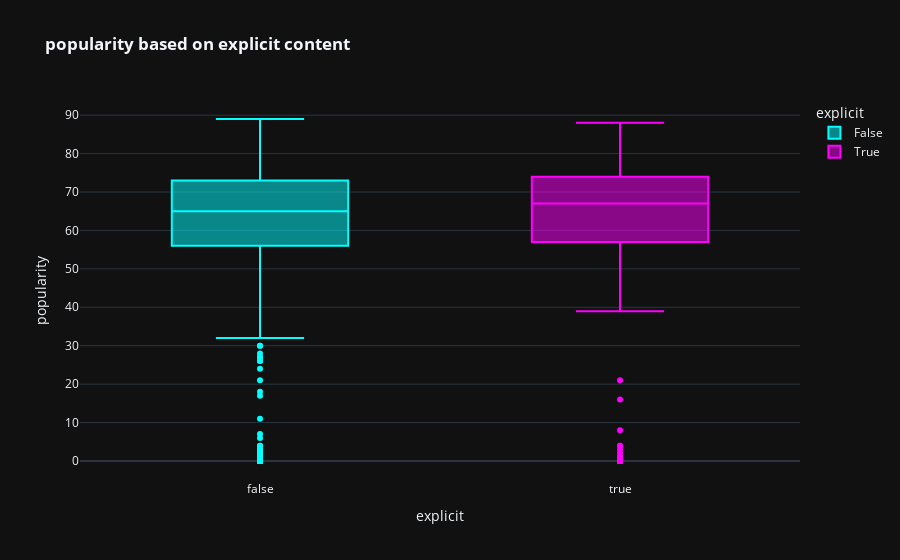

The code cell stored with this chart in its notebook:
### Code cell
px.box(df,x='explicit',y='popularity',color='explicit',template='plotly_dark',color_discrete_sequence=['cyan','magenta'],
       title='<b>popularity based on explicit content')

### Figure 1 — Plotly figure (JSON) as saved in the notebook; plotly's stock layout.template omitted (floating-point values rounded to 4 significant figures; data arrays with more than 128 entries replaced by an {"elided": "..."} marker saying what was removed)
{"data": [{"alignmentgroup": "True", "hovertemplate": "explicit=%{x}<br>popularity=%{y}<extra></extra>", "legendgroup": "False", "marker": {"color": "cyan"}, "name": "False", "notched": false, "offsetgroup": "False", "orientation": "v", "showlegend": true, "type": "box", "x": {"elided": "1404 bool values"}, "x0": " ", "xaxis": "x", "y": {"elided": "1404 int values"}, "y0": " ", "yaxis": "y"}, {"alignmentgroup": "True", "hovertemplate": "explicit=%{x}<br>popularity=%{y}<extra></extra>", "legendgroup": "True", "marker": {"color": "magenta"}, "name": "True", "notched": false, "offsetgroup": "True", "orientation": "v", "showlegend": true, "type": "box", "x": {"elided": "537 bool values"}, "x0": " ", "xaxis": "x", "y": {"elided": "537 int values"}, "y0": " ", "yaxis": "y"}], "layout": {"boxmode": "overlay", "legend": {"title": {"text": "explicit"}, "tracegroupgap": 0}, "title": {"text": "<b>popularity based on explicit content"}, "xaxis": {"anchor": "y", "categoryarray": [false, true], "categoryorder": "array", "domain": [0, 1], "title": {"text": "explicit"}}, "yaxis": {"anchor": "x", "domain": [0, 1], "title": {"text": "popularity"}}}}
